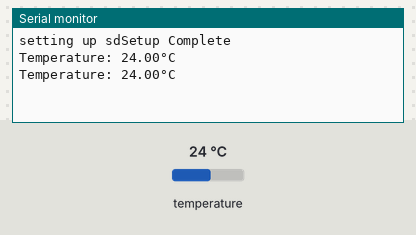
This program was run on a simulated Arduino Uno, built with avr-gcc and run on an emulated ATmega328P. Parts: the last lines printed to the serial monitor. The inputs (shaded band) are chosen by the test bench; at power-on: temperature 24 °C. Storage starts empty.

Above: at 2.5 s.
2.6 s: temperature set to 12 °C
At 3.5 s:
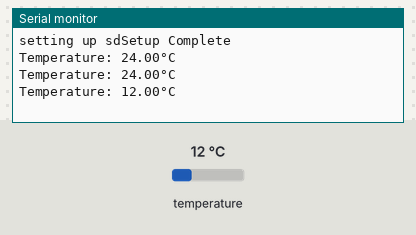
4.1 s: temperature set to 19 °C
At 5.2 s:
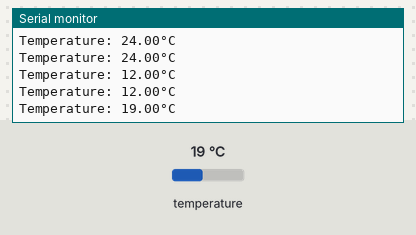
Timing chart, 0 to 7.1 s (numbered marks = the images above; inputs shaded):
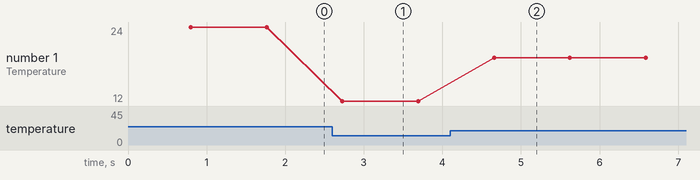

Measured:
- after the input at 2.6 s, the serial monitor: prints a new line after 0.13 s (image 1)
- after the input at 4.1 s, the serial monitor: prints a new line after 0.56 s (image 2)
- plotted number 1: 24 → 12 after the input at 2.6 s, 12 → 19 after the input at 4.1 s

The program:

main.cpp
```cpp
#include <Arduino.h>
#include <math.h>

// SD card libraries
#include <SPI.h>
#include <SD.h>

// Temp sensor libraries
#include <OneWire.h>
#include <DallasTemperature.h>

// Ultrasonic Sensor
#include <NewPing.h>

// SD select pin
const int chipSelect = 10;

// Temp Sensor pin
#define ONE_WIRE_BUS 2

// LED pins
const int LED_RED = 7;
const int LED_YELLOW = 4;


// Water quality indicator

// Depth detection
const int trigPin = 9;
const int echoPin = 8;
long duration;
int distance;

//TESTING ONLY
// TODO: add testing

// Setup a oneWire instance to communicate with any OneWire device
OneWire oneWire(ONE_WIRE_BUS);

// Pass our oneWire reference to Dallas Temperature sensor
DallasTemperature sensors(&oneWire);

// Function declarations used before their definitions.
int detectDepth();
int calculateDepth();
int getTemp();

void setup() {
  // put your setup code here, to run once:
  pinMode(trigPin, OUTPUT);
  pinMode(echoPin, INPUT);
  // Open Serial communications
  Serial.begin(9600);
  // Wait for serial connection
  while(!Serial);

  Serial.print("setting up sd");

  if (!SD.begin(chipSelect)) {
    Serial.println("Setup Failed");
    Serial.println("Check sheild and card then reset board");
  }

  // Setup Sensors
  sensors.begin();

  Serial.println("Setup Complete");
}

void loop() {

  // make a string for assembling the data to log:

  /*
  if (unsafe == true) {
    digitalWrite(LED_RED, HIGH);
  }
  else if (testBlink == 1) {
    digitalWrite(LED_YELLOW, HIGH);
  }
  else{
    digitalWrite(LED_GREEN, HIGH);
  }
  */

  // Wait 0.1 second between each reading
  getTemp();
  delay(100);
}
/*
// put function definitions here:
int detectDepth() {
  digitalWrite(trigPin, LOW);
  delayMicroseconds(2);
  digitalWrite(trigPin, HIGH);
  delayMicroseconds(10);
  digitalWrite(trigPin, LOW);

  duration = pulseIn(echoPin, HIGH);
  distance = duration * 0.034 / 2; // Convert to cm

  Serial.print("Distance: ");
  Serial.print(distance);
  Serial.println(" cm");
  delay(100);
}
*/

int getTemp() {
  sensors.requestTemperatures();

  /* delay(); */

  float tempC = sensors.getTempCByIndex(0);
  Serial.print("Temperature: ");
  Serial.print(tempC);
  Serial.println("°C");
  delay(100);

  return 0;
}
```
